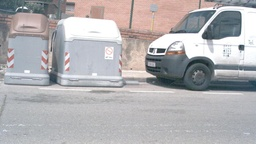
#> input picture LAB2/source/data/RGB_008.jpg, 256 x 144 px, shrunk from 1280 x 720 before the run
$ python main.py
#> lines starting #> are read from the running program, lines starting #| are printed output that depends on the picture
### LAB2/source/utils/image_utils.py
"""
Image processing utilities.
"""

import numpy as np
from PIL import Image
from typing import Union, Tuple, Optional
import os


def load_image(image_path: str) -> np.ndarray:
    """
    Load an image from file.

    Args:
        image_path: Path to image file

    Returns:
        Image as numpy array (RGB, uint8)
    """
#> called with image_path = './data/RGB_008.jpg'
    image = Image.open(image_path)
#> image is the input picture: PIL image 256x144 RGB; mean R, G, B 176.7, 174.9, 177.2
    if image.mode != "RGB":
        image = image.convert("RGB")
    return np.array(image)


def save_image(image: np.ndarray, output_path: str):
    """
    Save an image to file.

    Args:
        image: Image as numpy array
        output_path: Path to save image
    """
    if image.dtype != np.uint8:
        if image.max() <= 1.0:
            image = (image * 255).astype(np.uint8)
        else:
            image = image.astype(np.uint8)

    os.makedirs(
        os.path.dirname(output_path) if os.path.dirname(output_path) else ".",
        exist_ok=True,
    )

    Image.fromarray(image).save(output_path)


# [65 lines left out: functions preprocess_image, postprocess_edge_map, not called in this run]

### LAB2/source/classical/base.py
"""
Base class for classical edge detection algorithms
"""

from abc import ABC, abstractmethod
import numpy as np
from typing import Union, Tuple, Optional


class BaseEdgeDetector(ABC):
    """
    Abstract base class for all classical edge detection algorithms.

    All edge detection algorithms should inherit from this class and
    implement the detect() method.
    """

    def __init__(self, name: str):
        """
        Initialize the edge detector.

        Args:
            name: Name of the edge detection algorithm
        """
        self.name = name

    # [12 lines left out: function detect, not called in this run]

    def preprocess(self, image: np.ndarray) -> np.ndarray:
        """
        Preprocess the input image (convert to grayscale if needed).

        Args:
            image: Input image (can be grayscale or RGB)

        Returns:
            Grayscale image (2D numpy array)
        """
        if len(image.shape) == 3:
            # Convert RGB to grayscale using standard weights
            image = np.dot(image[..., :3], [0.2989, 0.5870, 0.1140])
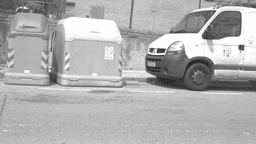
#> image: shape (144, 256) float64; min 31.03, max 255, mean 175.7
        elif len(image.shape) != 2:
            raise ValueError(f"Unsupported image shape: {image.shape}")

        return image.astype(np.float64)

    def normalize(self, edge_map: np.ndarray) -> np.ndarray:
        """
        Normalize edge map to [0, 255] range.

        Args:
            edge_map: Raw edge map

        Returns:
            Normalized edge map (uint8)
        """
        if edge_map.max() == edge_map.min():
            return np.zeros_like(edge_map, dtype=np.uint8)

        normalized = (
            (edge_map - edge_map.min()) / (edge_map.max() - edge_map.min()) * 255
        )
        return normalized.astype(np.uint8)

    def __call__(self, image: np.ndarray) -> np.ndarray:
        """
        Make the detector callable.

        Args:
            image: Input image

        Returns:
            Edge map
        """
        processed_image = self.preprocess(image)
        edge_map = self.detect(processed_image)
        return self.normalize(edge_map)

### LAB2/source/classical/gradient.py
"""
Gradient-based edge detection operators:
- Basic Gradient (fx, fy, magnitude, direction)
- Differencing Operators (Forward, Backward, Central)
- Roberts Operator
- Prewitt Operator
- Sobel Operator
- Frei-Chen Operator
"""

import numpy as np
from typing import Tuple, Optional
from .base import BaseEdgeDetector


class BasicGradient(BaseEdgeDetector):
    """
    Basic Gradient Operator.

    Computes gradient components (fx, fy), magnitude, and direction.
    Uses simple differencing for gradient computation.
    """

    def __init__(self):
        super().__init__("Basic Gradient")
        self.fx = None
        self.fy = None
        self.magnitude = None
        self.direction = None

    def _compute_gradient(
        self, image: np.ndarray
    ) -> Tuple[np.ndarray, np.ndarray, np.ndarray, np.ndarray]:
        """
        Compute gradient components.

        Args:
            image: Input grayscale image

        Returns:
            Tuple of (fx, fy, magnitude, direction)
        """
        h, w = image.shape
        fx = np.zeros((h, w), dtype=np.float64)
        fy = np.zeros((h, w), dtype=np.float64)

        # Compute fx (horizontal gradient) - central difference
        for i in range(h):
            for j in range(1, w - 1):
                fx[i, j] = (image[i, j + 1] - image[i, j - 1]) / 2.0
            # Forward/backward difference at boundaries
            if w > 1:
                fx[i, 0] = image[i, 1] - image[i, 0]
                fx[i, w - 1] = image[i, w - 1] - image[i, w - 2]
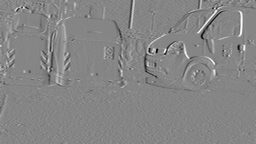
#> fx: shape (144, 256) float64; min -96.53, max 87.66, mean 0.2; drawn with min black and max white

        # Compute fy (vertical gradient) - central difference
        for j in range(w):
            for i in range(1, h - 1):
                fy[i, j] = (image[i + 1, j] - image[i - 1, j]) / 2.0
            # Forward/backward difference at boundaries
            if h > 1:
                fy[0, j] = image[1, j] - image[0, j]
                fy[h - 1, j] = image[h - 1, j] - image[h - 2, j]
#> (the rest of the program and of its run is left out)
